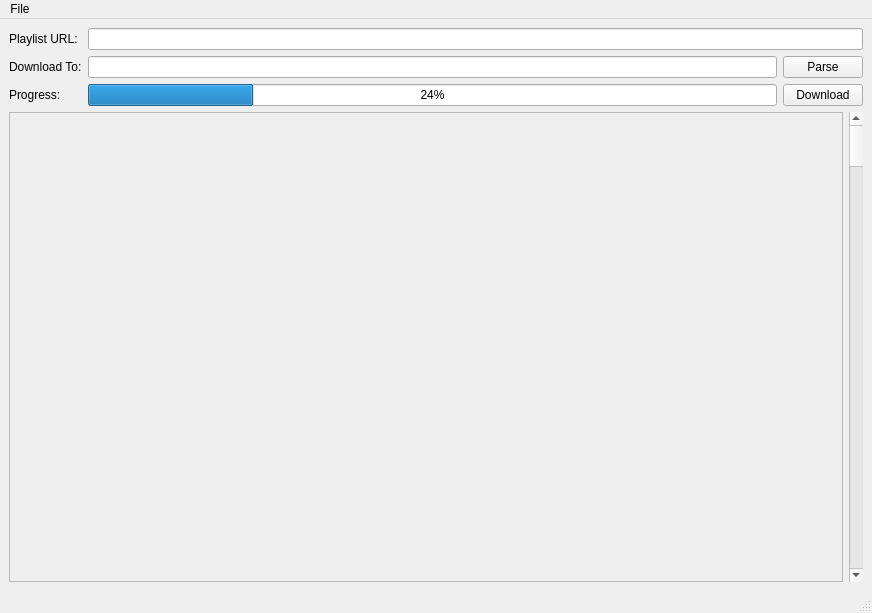
<?xml version="1.0" encoding="UTF-8"?>
<ui version="4.0">
 <class>MainWindow</class>
 <widget class="QMainWindow" name="MainWindow">
  <property name="geometry">
   <rect>
    <x>0</x>
    <y>0</y>
    <width>872</width>
    <height>613</height>
   </rect>
  </property>
  <property name="windowTitle">
   <string>YDM</string>
  </property>
  <widget class="QWidget" name="centralwidget">
   <layout class="QVBoxLayout" name="verticalLayout">
    <item>
     <layout class="QGridLayout" name="gridLayout">
      <item row="2" column="2">
       <widget class="QProgressBar" name="progressBar">
        <property name="value">
         <number>24</number>
        </property>
       </widget>
      </item>
      <item row="1" column="3">
       <widget class="QPushButton" name="pushButton">
        <property name="text">
         <string>Parse</string>
        </property>
       </widget>
      </item>
      <item row="2" column="3">
       <widget class="QPushButton" name="pushButton_2">
        <property name="text">
         <string>Download</string>
        </property>
       </widget>
      </item>
      <item row="1" column="2">
       <widget class="QLineEdit" name="lineEdit_2"/>
      </item>
      <item row="0" column="2" colspan="2">
       <widget class="QLineEdit" name="lineEdit"/>
      </item>
      <item row="1" column="0" colspan="2">
       <widget class="QLabel" name="label_2">
        <property name="text">
         <string>Download To:</string>
        </property>
        <property name="alignment">
         <set>Qt::AlignLeading|Qt::AlignLeft|Qt::AlignVCenter</set>
        </property>
       </widget>
      </item>
      <item row="2" column="0" colspan="2">
       <widget class="QLabel" name="label_3">
        <property name="text">
         <string>Progress:</string>
        </property>
        <property name="alignment">
         <set>Qt::AlignLeading|Qt::AlignLeft|Qt::AlignVCenter</set>
        </property>
       </widget>
      </item>
      <item row="0" column="0" colspan="2">
       <widget class="QLabel" name="label">
        <property name="text">
         <string>Playlist URL:</string>
        </property>
        <property name="alignment">
         <set>Qt::AlignLeading|Qt::AlignLeft|Qt::AlignVCenter</set>
        </property>
       </widget>
      </item>
     </layout>
    </item>
    <item>
     <layout class="QHBoxLayout" name="horizontalLayout">
      <item>
       <widget class="QScrollArea" name="scrollArea">
        <property name="widgetResizable">
         <bool>true</bool>
        </property>
        <widget class="QWidget" name="scrollAreaWidgetContents_2">
         <property name="geometry">
          <rect>
           <x>0</x>
           <y>0</y>
           <width>827</width>
           <height>464</height>
          </rect>
         </property>
        </widget>
       </widget>
      </item>
      <item>
       <widget class="QScrollBar" name="verticalScrollBar">
        <property name="orientation">
         <enum>Qt::Vertical</enum>
        </property>
       </widget>
      </item>
     </layout>
    </item>
   </layout>
  </widget>
  <widget class="QMenuBar" name="menubar">
   <property name="geometry">
    <rect>
     <x>0</x>
     <y>0</y>
     <width>872</width>
     <height>21</height>
    </rect>
   </property>
   <widget class="QMenu" name="menuFile">
    <property name="title">
     <string>File</string>
    </property>
    <addaction name="actionExit"/>
   </widget>
   <addaction name="menuFile"/>
  </widget>
  <widget class="QStatusBar" name="statusbar"/>
  <action name="actionExit">
   <property name="text">
    <string>Exit</string>
   </property>
  </action>
 </widget>
 <resources/>
 <connections/>
</ui>
